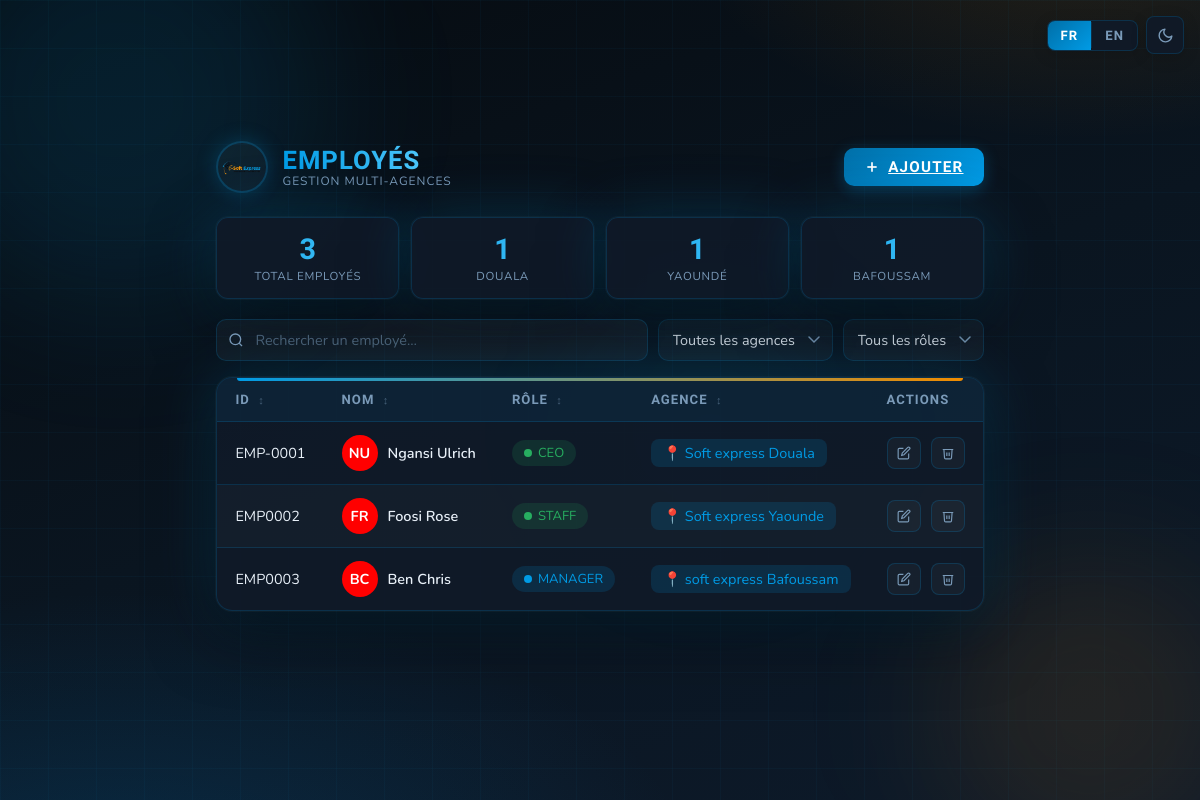
/employees/, run on an earlier commit of the app's database.
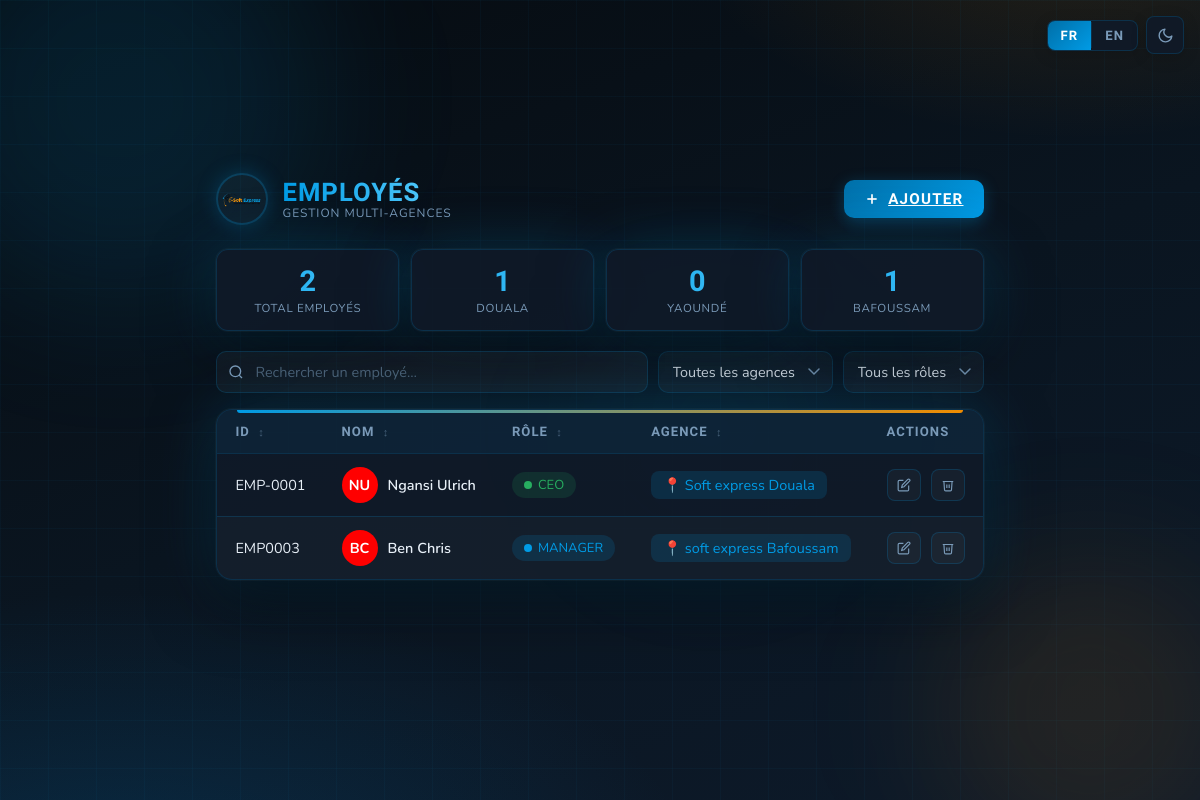
And on a later commit of the database.
### accounts/models.py (models this page shows, shortened)
class Employee(models.Model):
    user = models.OneToOneField(
    User,
    on_delete=models.CASCADE,
    null=True,
    blank=True)
    ROLE_CHOICES = [
        ('CEO', 'CEO'),
        ('MANAGER', 'Manager'),
        ('STAFF', 'Staff'),
    ]
    employee_id = models.CharField(max_length=20, unique=True, blank=True)
    first_name = models.CharField(max_length=100)
    last_name = models.CharField(max_length=100)
    email = models.EmailField(unique=True)
    phone = models.CharField(max_length=20)
    role = models.CharField(
        max_length=20,
        choices=ROLE_CHOICES
    )
    agency = models.ForeignKey(
        Agency,
        on_delete=models.CASCADE,
        null=True,
        blank=True
    )
    created_at = models.DateTimeField(
        auto_now_add=True
    )

### agencies/models.py (models this page shows, shortened)
class Agency(models.Model):
    name = models.CharField(max_length=100)
    city = models.CharField(max_length=100)
    address = models.TextField()
    phone = models.CharField(max_length=20)
    created_at = models.DateTimeField(auto_now_add=True)

### employees/views.py (the view)
def employee_list(request):
    employees = Employee.objects.all()
    context = {
        "employees": employees,
        "douala_count": Employee.objects.filter(
            agency__name__icontains="Douala"
        ).count(),
        "yaounde_count": Employee.objects.filter(
            agency__name__icontains="Yaounde"
        ).count(),
        "bafoussam_count": Employee.objects.filter(
            agency__name__icontains="Bafoussam"
        ).count(),
    }
    return render(
        request,
        "employees/employees.html",
        context
    )

### template/employees/employees.html (shortened to what this page needs)
{% load static %}
<!DOCTYPE html>
<html lang="fr" data-theme="dark">
<head>
  <link rel="stylesheet" href="{% static 'style.css' %}"/>
  <link rel="stylesheet" href="{% static 'employees.css' %}"/>
</head>
<body>
  <div class="toolbar">
    <div class="lang-pill">
      <button class="lang-btn active" id="btnFR" onclick="setLang('fr')">FR</button>
      <button class="lang-btn" id="btnEN" onclick="setLang('en')">EN</button>
    </div>
    <button class="theme-btn" onclick="toggleTheme()" title="Toggle theme">
      <svg class="icon-moon" viewBox="0 0 24 24" fill="none" stroke="currentColor" stroke-width="2" stroke-linecap="round" stroke-linejoin="round">
        <path d="M21 12.79A9 9 0 1111.21 3 7 7 0 0021 12.79z"/>
      </svg>
    </button>
  </div>
  <div class="bg"></div>
  <div class="grid-lines"></div>
  <div class="orb orb-1"></div>
  <div class="orb orb-2"></div>
  <div class="page-wrap">
    <div class="page-header">
      <div class="header-left">
        <img src="{% static 'logo.png' %}" alt="Logo" class="header-logo"/>
        <div>
          <div class="header-title" data-i18n="pageTitle">Employés</div>
          <div class="header-sub" data-i18n="pageSub">Gestion Multi-Agences</div>
        </div>
      </div>
      <a href="{% url 'add_employee' %}" class="btn-add">
        <svg width="16" height="16" viewBox="0 0 24 24" fill="none" stroke="currentColor" stroke-width="2.5"><line x1="12" y1="5" x2="12" y2="19"/><line x1="5" y1="12" x2="19" y2="12"/></svg>
        <span data-i18n="btnAdd">Ajouter</span>
      </a>
    </div>
    <div class="stats-bar">
      <div class="stat-card">
        <div class="stat-value" id="statTotal">{{ employees.count }}</div>
        <div class="stat-label" data-i18n="statTotal">Total employés</div>
      </div>
      <div class="stat-card">
        <div class="stat-value" id="statDouala">{{ douala_count }}</div>
        <div class="stat-label">Douala</div>
      </div>
      <div class="stat-card">
        <div class="stat-value" id="statYaounde">{{ yaounde_count }}</div>
        <div class="stat-label">Yaoundé</div>
      </div>
      <div class="stat-card">
        <div class="stat-value" id="statBafoussam">{{ bafoussam_count }}</div>
        <div class="stat-label">Bafoussam</div>
      </div>
    </div>
    <div class="filters">
      <div class="search-wrap">
        <svg class="search-icon" viewBox="0 0 24 24" fill="none" stroke="currentColor" stroke-width="2">
          <circle cx="11" cy="11" r="8"/><line x1="21" y1="21" x2="16.65" y2="16.65"/>
        </svg>
        <input type="text" id="searchInput" data-i18n-ph="searchPh" placeholder="Rechercher un employé…" oninput="filterTable()"/>
      </div>
      <select class="filter-select" id="agencyFilter" onchange="filterTable()">
        <option value="" data-i18n="filterAll">Toutes les agences</option>
      </select>
      <select class="filter-select" id="roleFilter" onchange="filterTable()">
        <option value="" data-i18n="filterRole">Tous les rôles</option>
      </select>
    </div>
    <div class="table-card">
      <table id="employeeTable">
        <thead>
          <tr>
            <th onclick="sortTable('id')"       class="sortable" data-i18n="colId">ID <span class="sort-icon">↕</span></th>
            <th onclick="sortTable('name')"     class="sortable" data-i18n="colName">Nom <span class="sort-icon">↕</span></th>
            <th onclick="sortTable('role')"     class="sortable" data-i18n="colRole">Rôle <span class="sort-icon">↕</span></th>
            <th onclick="sortTable('agency')"   class="sortable" data-i18n="colAgency">Agence <span class="sort-icon">↕</span></th>
            <th data-i18n="colActions">Actions</th>
          </tr>
        </thead>
        <tbody>
          {% for employee in employees %}
            <tr>
                <td>{{ employee.employee_id }}</td>
                <td>
                    <div class="cell-name">
                        <div class="avatar">
                            {{ employee.first_name|slice:":1" }}{{ employee.last_name|slice:":1" }}
                        </div>
                        <span class="name-text">
                            {{ employee.first_name }} {{ employee.last_name }}
                        </span>
                    </div>
                </td>
                <td>
                    <span class="badge
                        {% if employee.role == 'ADMIN' %}
                            badge-admin
                        {% elif employee.role == 'MANAGER' %}
                            badge-manager
                        {% elif employee.role == 'AGENT' %}
                            badge-agent
                        {% else %}
                            badge-agent
                        {% endif %}
                        ">
                        <span class="badge-dot"></span>
                        {{ employee.role }}
                    </span>
                </td>
                <td>
                    <span class="agency-pill">
                        📍 {{ employee.agency.name }}
                    </span>
                </td>
                <td>
                    <div class="cell-actions">
                        <a href="{% url 'employee_edit' employee.id %}"
                          class="action-btn edit">
                            <svg viewBox="0 0 24 24" fill="none"
                                stroke="currentColor"
                                stroke-width="2">
                                <path d="M11 4H4a2 2 0 00-2 2v14a2 2 0 002 2h14a2 2 0 002-2v-7"></path>
                                <path d="M18.5 2.5a2.121 2.121 0 013 3L12 15l-4 1 1-4 9.5-9.5z"></path>
                            </svg>
                        </a>
                        <a href="{% url 'employee_delete' employee.id %}"
                          class="action-btn del">
                            <svg viewBox="0 0 24 24" fill="none"
                                stroke="currentColor"
                                stroke-width="2">
                                <polyline points="3 6 5 6 21 6"></polyline>
                                <path d="M19 6l-1 14a2 2 0 01-2 2H8a2 2 0 01-2-2L5 6"></path>
                                <path d="M10 11v6M14 11v6"></path>
                            </svg>
                        </a>
                    </div>
                </td>
            </tr>
          {% endfor %}
        </tbody>
      </table>
    </div>
  </div>
</body>
</html>

### static/style.css (style rules this page uses)
:root { --blue: #009be5; --blue-dark: #006fa8; --blue-glow: rgba(0,155,229,0.25); --orange: #f08c00; --orange-dark: #c47200; --orange-glow: rgba(240,140,0,0.22); --error: #ff4d6a; --transition: all .3s cubic-bezier(.4,0,.2,1); }
[data-theme="dark"] { --bg-base: #0a0f14; --bg-grad1: rgba(0,112,180,0.22); --bg-grad2: rgba(240,140,0,0.13); --bg-grad3: #060b10; --bg-grad4: #0a1520; --bg-grad5: #0d1a2a; --grid-color: rgba(0,155,229,0.04); --orb1: rgba(0,155,229,0.12); --orb2: rgba(240,140,0,0.10); --orb3: rgba(0,155,229,0.07); --panel: rgba(16,26,40,0.88); --panel-solid:#111820; --border: rgba(0,155,229,0.18); --text: #e8f0f8; --text-strong:#ffffff; --muted: #7a9ab8; --input-bg: rgba(255,255,255,0.04); --input-focus:rgba(0,155,229,0.06); --card-shadow:0 0 0 1px rgba(255,255,255,0.03), 0 24px 64px rgba(0,0,0,0.6), 0 0 80px var(--blue-glow); --select-opt: #111820; }
*, *::before, *::after { box-sizing: border-box; margin: 0; padding: 0; }
body { min-height: 100vh; background: var(--bg-base); font-family: 'Nunito', sans-serif; color: var(--text); display: flex; align-items: center; justify-content: center; overflow: hidden; position: relative; transition: background .4s, color .4s; }
.toolbar { position: fixed; top: 16px; right: 16px; z-index: 200; display: flex; align-items: center; gap: 8px; }
.lang-pill { display: flex; align-items: center; background: var(--panel); border: 1px solid var(--border); border-radius: 8px; overflow: hidden; backdrop-filter: blur(12px); box-shadow: 0 4px 16px rgba(0,0,0,0.15); transition: var(--transition); }
.lang-btn { padding: 7px 13px; font-family: 'Rajdhani', sans-serif; font-size: .82rem; font-weight: 700; letter-spacing: .08em; border: none; background: transparent; color: var(--muted); cursor: pointer; transition: color .2s, background .2s; text-transform: uppercase; }
.lang-btn.active { background: linear-gradient(135deg, var(--blue-dark), var(--blue)); color: #fff; }
.theme-btn { width: 38px; height: 38px; border-radius: 8px; border: 1px solid var(--border); background: var(--panel); backdrop-filter: blur(12px); cursor: pointer; display: flex; align-items: center; justify-content: center; color: var(--muted); transition: var(--transition); box-shadow: 0 4px 16px rgba(0,0,0,0.15); }
.theme-btn svg { width: 17px; height: 17px; }
.icon-moon { display: block; }
.bg { position: fixed; inset: 0; z-index: 0; background: radial-gradient(ellipse 80% 60% at 10% 110%, var(--bg-grad1) 0%, transparent 60%), radial-gradient(ellipse 60% 50% at 90% -10%, var(--bg-grad2) 0%, transparent 55%), linear-gradient(160deg, var(--bg-grad3) 0%, var(--bg-grad4) 50%, var(--bg-grad5) 100%); transition: background .4s; }
.grid-lines { position: fixed; inset: 0; z-index: 0; background-image: linear-gradient(var(--grid-color) 1px, transparent 1px), linear-gradient(90deg, var(--grid-color) 1px, transparent 1px); background-size: 48px 48px; animation: gridDrift 30s linear infinite; }
.orb { position: fixed; border-radius: 50%; filter: blur(70px); z-index: 0; pointer-events: none; }
.orb-1 { width:360px; height:360px; background:var(--orb1); top:-80px; left:-80px; animation: orbFloat 12s ease-in-out infinite; }
.orb-2 { width:280px; height:280px; background:var(--orb2); bottom:-60px; right:-40px; animation: orbFloat 16s ease-in-out infinite reverse; }
input { width: 100%; padding: 12px 14px 12px 42px; background: var(--input-bg); border: 1px solid var(--border); border-radius: 10px; color: var(--text); font-family: 'Nunito', sans-serif; font-size: .95rem; outline: none; transition: border-color .2s, box-shadow .2s, background .3s, color .3s; }
input::placeholder { color: color-mix(in srgb, var(--muted) 55%, transparent); }

What changed in the data, as far as the page shows it:
removed Employee: employee_id "EMP0002", first_name "F", last_name "R", first_name "Foosi", last_name "Rose", role "STAFF", agency.name "Soft express Yaounde"
Also different on the page:
{{ employees.count }}: "3" → "2"
{{ yaounde_count }}: "1" → "0"
